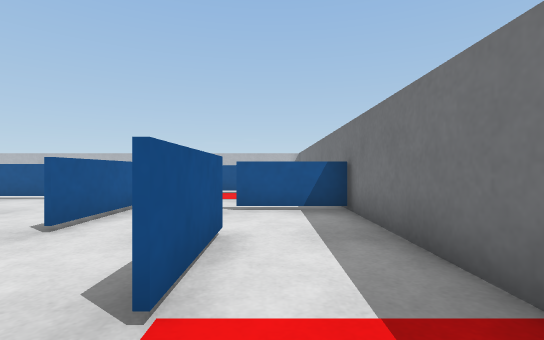
view 1 (above)

17 first-person views from a walk through a Webots world. The camera is 0.09 m above the floor, looks level and sees 85° across. The floor is counted in squares, 0.1 m on a side. Each view is taken from the middle of a square. On the plan, view 1 faces up. The plan holds only what a view shows up to about 11 squares ahead; the rest is blank. The place goes on beyond the plan. Robots are left out. Simple shapes and patterns stand in for the simulator's stock objects.

view 2
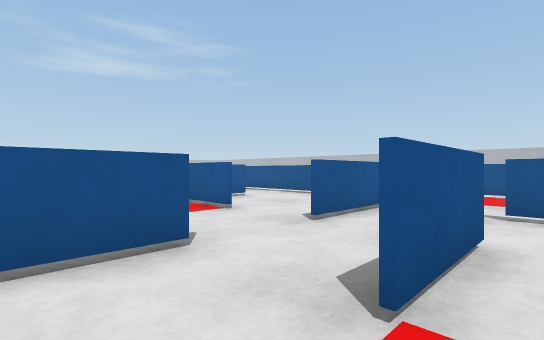

view 3
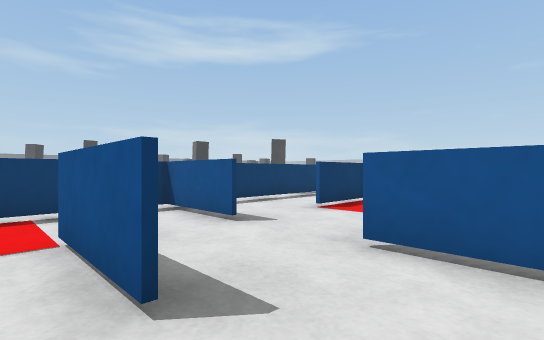

view 4
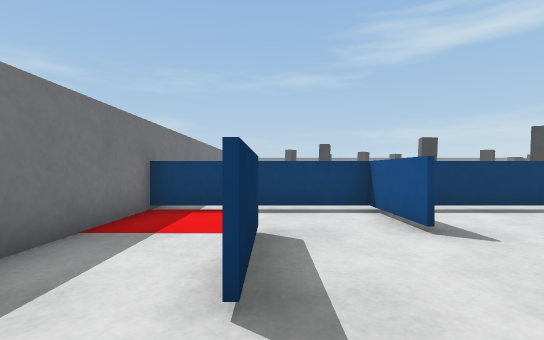

view 5
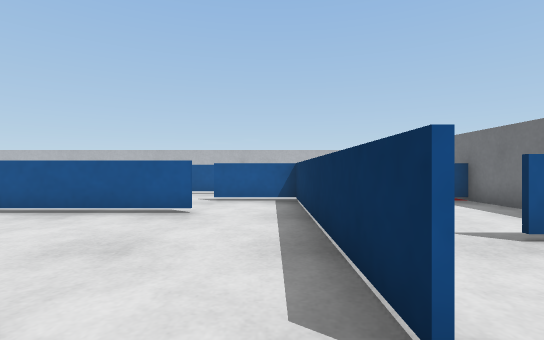

view 6
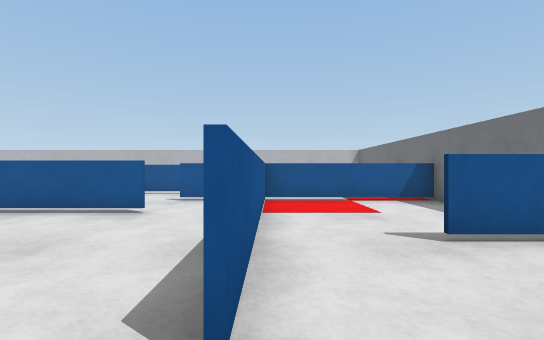

view 7
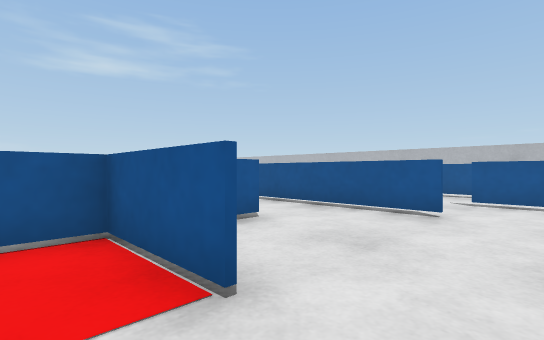

view 8
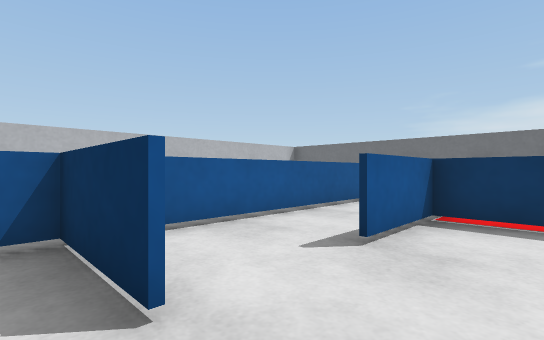

view 9
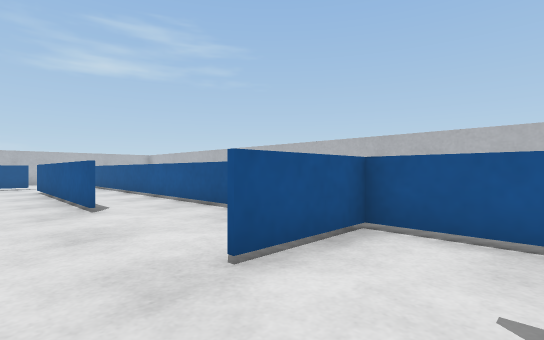

view 10
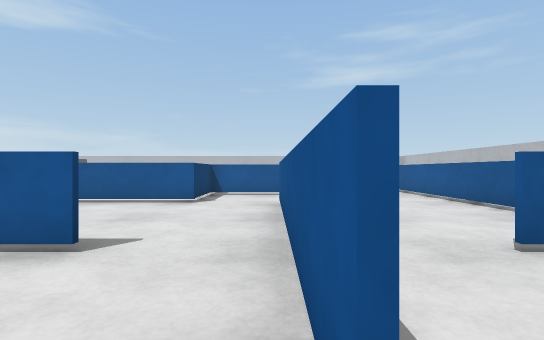

view 11
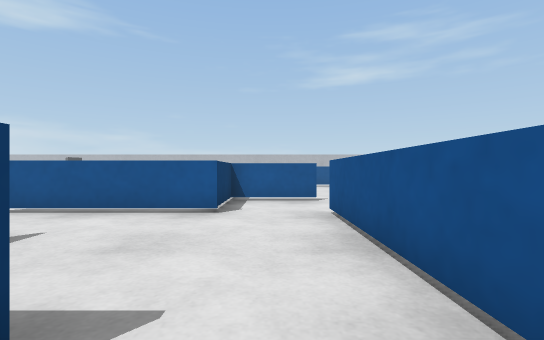

view 12
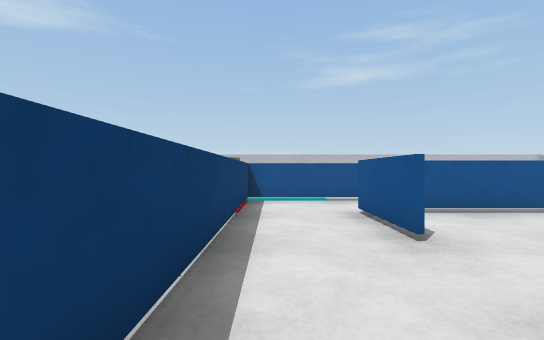

view 13
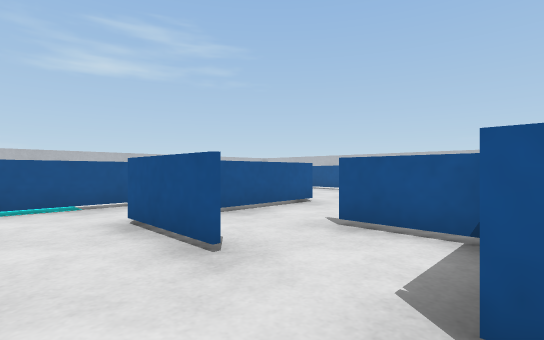

view 14
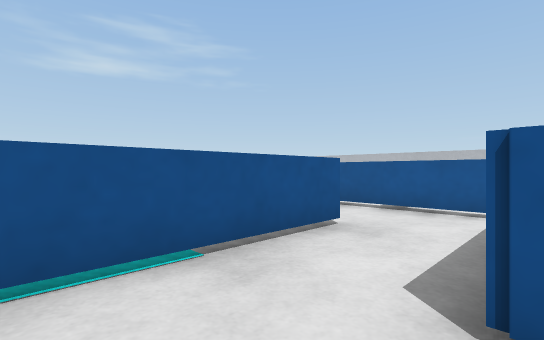

view 15
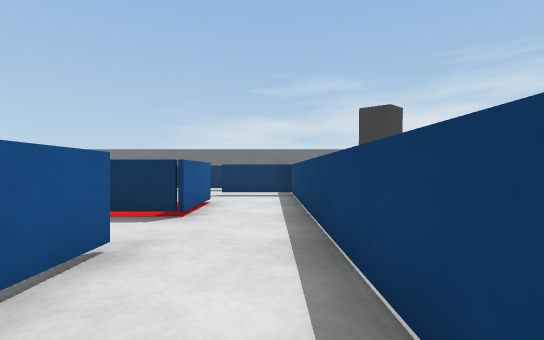

view 16
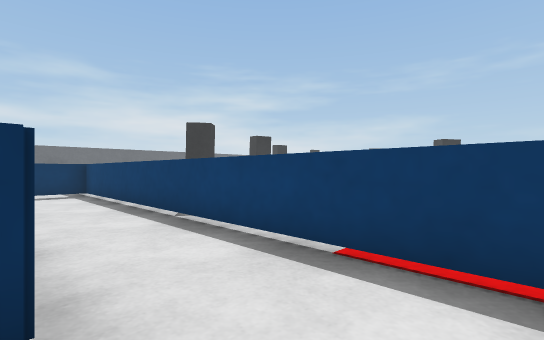

view 17
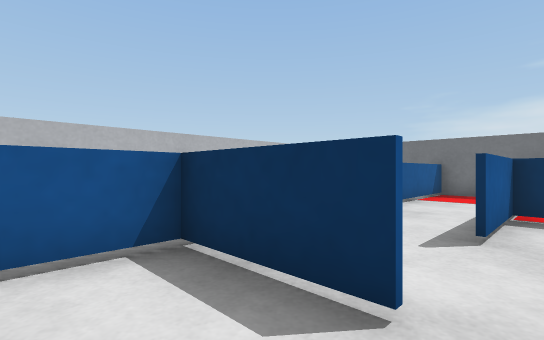

### Floor plan
Key: @ floor where view 1 was taken; # wall or solid block; . floor; T thing the floor can be seen under or through.
Columns run from 20 left of view 1 to 2 right of it. Each row starts with its distance up from view 1.
 19          #########
 18
 17
 16
 15     ...   ..........  #
 14    ######TT#TTTTT######
 13   ..........T.........#
 12 #######.....T..########
 11 .................#....#
 10   ...............#....#
  9    .#..#TTTTTTT..#....#
  8    .#............#....#
  7    #####.........#..###
  6    ....T....#....#....#
  5     ...T....#....#....#
  4     #..T..#####....#..#
  3     #..T....#......#..#
  2    .#..###..###....#..#
  1    .#............#....#
  0    .#............#..@.#
 -1     ###################

Positions as (right, up) in squares from view 1, and headings:
1: (0, 0), facing up
2: (0, 0), facing up-left
3: (0, 6), facing down-left
4: (-1, 6), facing down
5: (-4, 3), facing up
6: (-3, 3), facing up
7: (-4, 3), facing up-left
8: (-9, 10), facing up-right
9: (-6, 10), facing up-left
10: (-5, 9), facing left
11: (-7, 8), facing left
12: (-7, 0), facing left
13: (-8, 0), facing up-left
14: (-13, 0), facing up-left
15: (-14, 0), facing right
16: (-15, 2), facing down-right
17: (-10, 11), facing up-right
